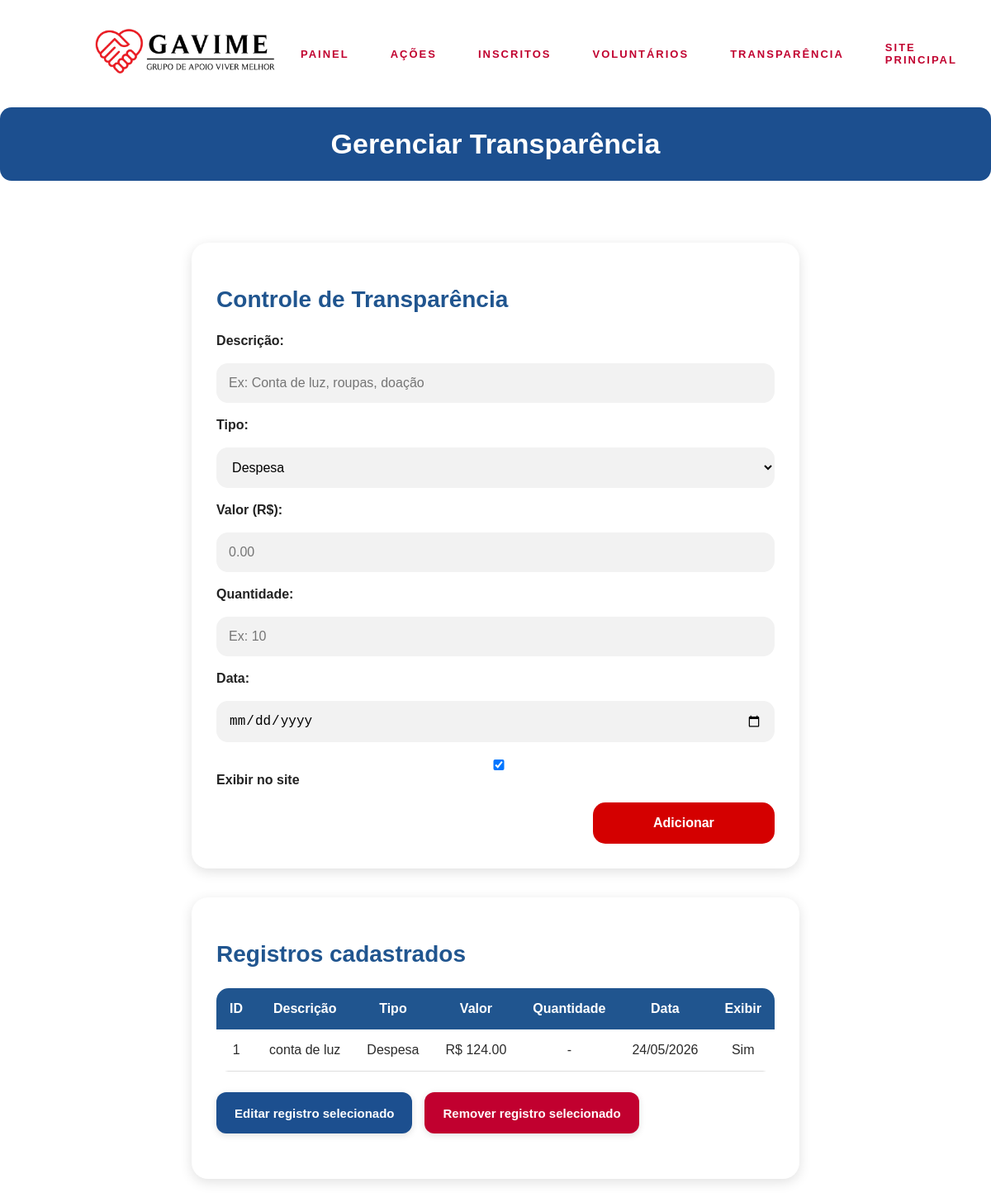
Screenshot of /funcionarios/despesas/ with the database file from the repository.
### core/models.py (models this page shows, shortened)
class Transparencia(models.Model):
    TIPO_CHOICES = [
        ('Despesa', 'Despesa'),
        ('Arrecadação em dinheiro', 'Arrecadação em dinheiro'),
        ('Arrecadação de item', 'Arrecadação de item'),
    ]
    descricao = models.CharField(max_length=100)
    tipo = models.CharField(max_length=30, choices=TIPO_CHOICES)
    valor = models.DecimalField(max_digits=10, decimal_places=2, null=True, blank=True)
    quantidade = models.IntegerField(null=True, blank=True)
    data = models.DateField()
    exibir_no_site = models.BooleanField(default=True)

### core/views.py (the view, shortened to what this page needs)
# urls.py: path('funcionarios/despesas/', views.gerenciar_despesas, name='despesas'),
def gerenciar_despesas(request):
    registros = Transparencia.objects.all().order_by('-data')
    return render(request, 'despesas.html', {
        'despesas': registros
    })

### core/templates/despesas.html (shortened to what this page needs)
{% load static %}
<!DOCTYPE html>
<html lang="pt-br">
<head>
    <link rel="stylesheet" href="{% static 'css/style.css' %}">
</head>
<body>
<header>
    <div class="cabecalho">
        <a href="/funcionarios/">
            <img src="{% static 'img/logoGavime.png' %}" class="logo" alt="Logo GAVIME">
        </a>
        <nav>
            <a href="/funcionarios/">Painel</a>
            <a href="/funcionarios/atividades/">Ações</a>
            <a href="/funcionarios/inscritos/">Inscritos</a>
            <a href="/funcionarios/voluntarios/">Voluntários</a>
            <a href="/funcionarios/despesas/">Transparência</a>
            <a href="/">Site Principal</a>
        </nav>
    </div>
</header>
<section class="topoPainel">
    <h1>Gerenciar Transparência</h1>
</section>
<main class="conteudoPainel">
    <section class="cardPainel">
        <h2>Controle de Transparência</h2>
        <form method="POST" class="formPainel">
            <label>Descrição:</label>
            <input type="text" name="descricao" placeholder="Ex: Conta de luz, roupas, doação" required>
            <label>Tipo:</label>
            <select name="tipo" required>
                <option value="Despesa">Despesa</option>
            </select>
            <label>Valor (R$):</label>
            <input type="number" name="valor" step="0.01" placeholder="0.00">
            <label>Quantidade:</label>
            <input type="number" name="quantidade" placeholder="Ex: 10">
            <label>Data:</label>
            <input type="date" name="data" required>
            <label class="checkboxPainel">
                <input type="checkbox" name="exibir_no_site" checked>
                Exibir no site
            </label>
            <button type="submit" class="botaoPainel">Adicionar</button>
        </form>
    </section>
    <section class="cardPainel">
        <h2>Registros cadastrados</h2>
        <table class="tabelaPainel">
            <thead>
                <tr>
                    <th>ID</th>
                    <th>Descrição</th>
                    <th>Tipo</th>
                    <th>Valor</th>
                    <th>Quantidade</th>
                    <th>Data</th>
                    <th>Exibir</th>
                </tr>
            </thead>
            <tbody>
                {% for despesa in despesas %}
                <tr class="linhaTransparencia" data-editar="/funcionarios/despesas/editar/{{ despesa.id }}/" data-excluir="/funcionarios/despesas/excluir/{{ despesa.id }}/">
                    <td>{{ despesa.id }}</td>
                    <td>{{ despesa.descricao }}</td>
                    <td>{{ despesa.tipo }}</td>
                    <td>
                        {% if despesa.valor %}
                            R$ {{ despesa.valor }}
                        {% else %}
                            -
                        {% endif %}
                    </td>
                    <td>
                        {% if despesa.quantidade %}
                            {{ despesa.quantidade }}
                        {% else %}
                            -
                        {% endif %}
                    </td>
                    <td>{{ despesa.data|date:"d/m/Y" }}</td>
                    <td>
                        {% if despesa.exibir_no_site %}
                            Sim
                        {% else %}
                            Não
                        {% endif %}
                    </td>
                </tr>
                {% empty %}
                <tr>
                    <td colspan="7">Nenhum registro cadastrado.</td>
                </tr>
                {% endfor %}
            </tbody>
        </table>
        <div class="botoesAcaoTabela">
            <button type="button" class="botaoEditarSelecionado" id="editarTransparencia">Editar registro selecionado</button>
            <button type="button" class="botaoExcluirSelecionado" id="excluirTransparencia">Remover registro selecionado</button>
        </div>
    </section>
</main>
</body>
</html>

### core/static/css/style.css (style rules this page uses)
html { scroll-behavior:smooth; }
body { margin:0; padding:0; font-family:Arial, Helvetica, sans-serif; color:#2b2b2b; background-color:#ffffff; overflow-x:hidden; min-height:100vh; display:flex; flex-direction:column; }
header { width:100%; height:130px; background-color:#ffffff; display:flex; justify-content:center; align-items:center; box-sizing:border-box; }
.cabecalho { width:100%; max-width:1500px; padding:0 7%; display:flex; justify-content:space-between; align-items:center; box-sizing:border-box; }
.logo { width:280px; height:auto; display:block; }
nav { display:flex; align-items:center; gap:50px; }
nav a { text-decoration:none; color:#c1002f; font-size:13px; font-weight:600; letter-spacing:2px; text-transform:uppercase; transition:0.4s; }
form { width:100%; }
.botoesAcaoTabela { display:flex; gap:15px; margin:25px 0; flex-wrap:wrap; }
.botaoEditarSelecionado, .botaoExcluirSelecionado { height:50px; padding:0 22px; border:none; border-radius:12px; color:white; font-size:15px; font-weight:600; cursor:pointer; box-shadow:0 2px 8px rgba(0,0,0,0.12); }
.botaoEditarSelecionado { background:#1c4f8f; }
.botaoExcluirSelecionado { background:#c1002f; }
.topoPainel { width:100%; background:#1c4f8f; padding:25px; border-radius:14px; box-sizing:border-box; margin-bottom:35px; }
.topoPainel h1 { color:white; font-size:34px; margin:0; }
.topoPainel { display:flex; flex-direction:column; align-items:center; justify-content:center; }
.conteudoPainel { max-width: 1200px; margin: 40px auto; padding: 0 20px; }
.cardPainel { background-color: white; padding: 30px; margin-bottom: 35px; border-radius: 20px; box-shadow: 0 4px 15px rgba(0,0,0,0.12); }
.cardPainel h2 { color: #20558f; margin-bottom: 25px; font-size: 28px; }
.formPainel { width: 100%; display: flex; flex-direction: column; gap: 18px; }
.formPainel input, .formPainel select, .formPainel textarea { display: block; }
.formPainel label { font-weight: bold; color: #222; font-size: 16px; }
.formPainel input, .formPainel select, .formPainel textarea { width: 100%; padding: 15px; border: none; border-radius: 14px; background-color: #f2f2f2; font-size: 16px; box-sizing: border-box; }
.botaoPainel { width: 220px; align-self: flex-end; background-color: #d40000; color: white; border: none; border-radius: 15px; padding: 16px; font-size: 16px; font-weight: bold; cursor: pointer; transition: 0.3s; }
.tabelaPainel { width: 100%; border-collapse: collapse; overflow: hidden; border-radius: 15px; }
.tabelaPainel thead { background-color: #20558f; color: white; }
.tabelaPainel th { padding: 16px; text-align: center; font-size: 16px; }
.tabelaPainel td { padding: 16px; text-align: center; border-bottom: 1px solid #ddd; background-color: white; }

### rows the page displays
Transparencia: id "1", descricao "conta de luz", tipo "Despesa", valor "124.00", data "24/05/2026", exibir_no_site "Sim"
